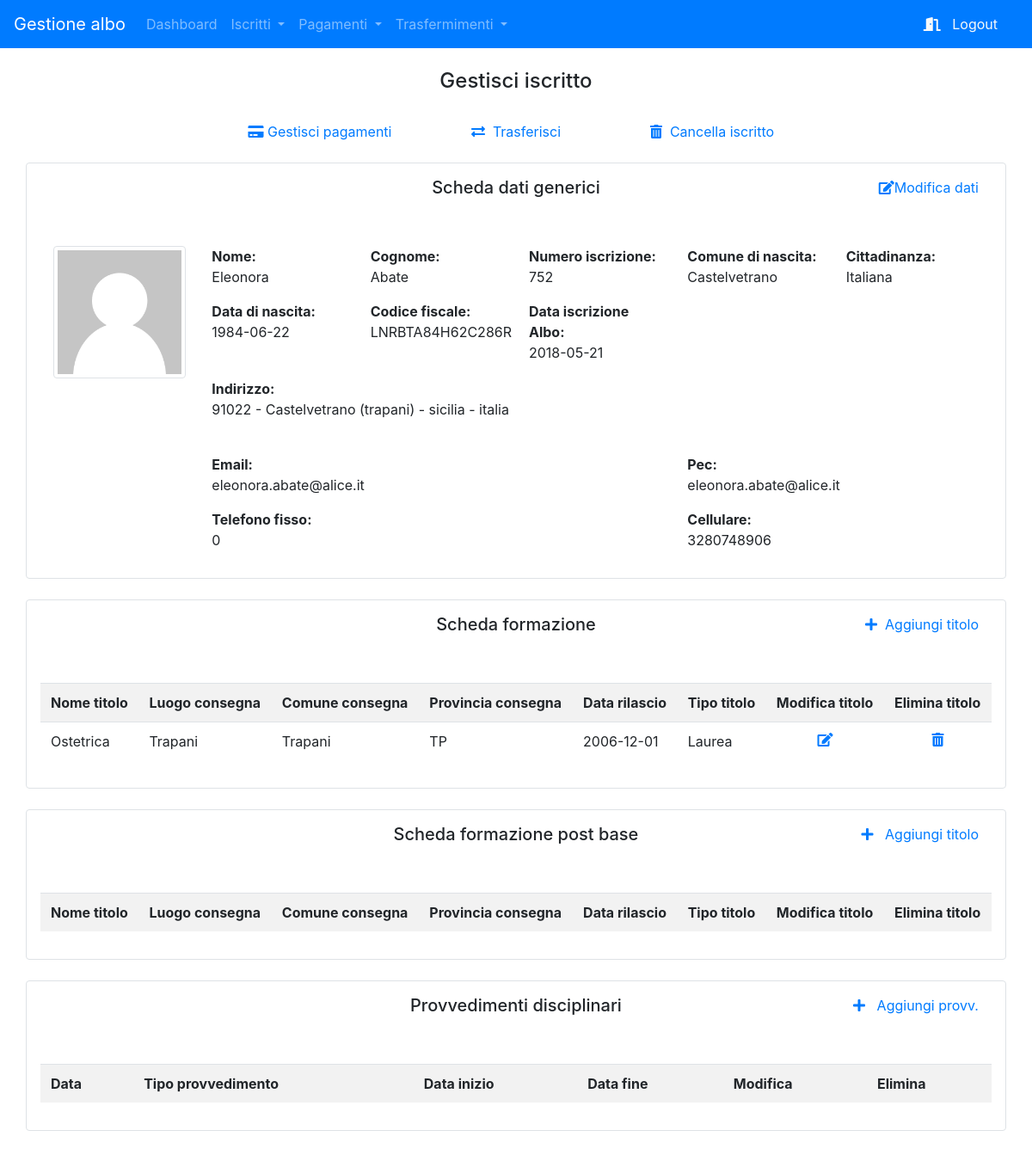
Screenshot of /gestisci_iscritto.php?id=4 (signed in) with the database file from the repository.
### tables this page shows
CREATE TABLE `utenti` (
  `Id` int(11) NOT NULL,
  `Nome` varchar(20) NOT NULL,
  `Cognome` varchar(20) NOT NULL,
  `Data_Nascita` date NOT NULL,
  `Comune_nascita` varchar(300) NOT NULL,
  `Sesso` varchar(12) NOT NULL,
  `Cittadinanza` varchar(300) NOT NULL,
  `Data_iscrizione` date NOT NULL,
  `Data_disiscrizione` date NOT NULL,
  `Nazione` varchar(100) NOT NULL,
  `Regione` varchar(100) NOT NULL,
  `Citta` varchar(100) NOT NULL,
  `Provincia` varchar(100) NOT NULL,
  `Cap` int(5) NOT NULL,
  `Indirizzo` varchar(100) NOT NULL,
  `Tel_Fisso` bigint(20) NOT NULL,
  `Cellulare` bigint(20) NOT NULL,
  `Email` varchar(100) NOT NULL,
  `Cod_Fiscale` varchar(16) NOT NULL,
  `Numero_iscrizione` int(100) NOT NULL,
  `Pec` varchar(400) NOT NULL,
  `Foto` varchar(999) NOT NULL,
  `Attivo` int(11) NOT NULL
);

CREATE TABLE `formazione` (
  `Id` int(11) NOT NULL,
  `Id_utente` int(11) NOT NULL,
  `Data_rilascio` date NOT NULL,
  `Nome_titolo` varchar(109) NOT NULL,
  `Luogo_consegna` varchar(79) NOT NULL,
  `Comune_consegna` varchar(79) NOT NULL,
  `Provincia_consegna` varchar(79) NOT NULL,
  `Tipo_titolo` varchar(30) NOT NULL
);

### gestisci_iscritto.php (the view, shortened to what this page needs)
<html>
	<head>
		<link rel="stylesheet" type="text/css" href="css/style.css">
	</head>
	<body>
		<?php include "testata.php" ?>
		<div class = "container">
			<div class="row">
				<div class="col text-center">
					<br>
					<h4> Gestisci iscritto </h4>
					<br>
				</div>
			</div>
			<?php
				include "db_connessione.php";
				$id = $_GET['id'];
				$sql = "SELECT * FROM utenti WHERE Id = ".$id."";
				$stmt = $dbh -> prepare($sql);
				$stmt -> execute();
				$result = $stmt->fetch(PDO::FETCH_ASSOC);
			?>
			<div class="row text-center">
				<div class="col">
				</div>
				<div class="col">
					<a href="gestione_pagamenti_iscritto.php?id=<?php echo($id); ?>" ><i class="fa fa-credit-card"></i> Gestisci pagamenti</a>
				</div>
				<div class="col">
					<a href="#"  data-toggle="modal" data-target="#trasferisciUtente"><i class="fa fa-exchange-alt"></i>&nbsp Trasferisci</a>
				</div>
				<div class="col">
					<a href="#" data-toggle="modal" data-target="#cancellaUtente" ><i class="fa fa-trash-alt"></i>&nbsp Cancella iscritto</a>
				</div>
				<div class="col">
				</div>
			</div>
			<br>
			<div class="row border rounded p-3">
				<div class="col">
					<div class="row">
						<div class="col-4">
						</div>
						<div class="col-4 text-center">
							<h5>Scheda dati generici </h5>
						</div>
						<div class="col-4 text-right">
							<a href="#" data-toggle="modal" data-target="#modifica_dati"><i class="fa fa-edit"></i>Modifica dati</a>
						</div>
					</div>
					<div class="row">
						<div class="col-2">
							<img src="img/no-picture.png" class="img-thumbnail"> </img>
						</div>
						<div class="col-2">
							<div class="row">
								<div class="col">
									<p> <b>Nome: </br> </b><?php echo($result['Nome']); ?> </p>
								</div>
							</div>
							<div class="row">
								<div class="col">
									<p> <b>Data di nascita:</br> </b> <?php echo($result['Data_Nascita']);?> </p>
								</div>
							</div>
						</div>
						<div class="col-2">
							<div class="row">
								<div class="col">
									<p> <b>Cognome:</br> </b><?php echo($result['Cognome']); ?>  </p>
								</div>
							</div>
							<div class="row">
								<div class="col">
									<p> <b>Codice fiscale: </br></b><?php echo($result['Cod_Fiscale']); ?>  </p>
								</div>
							</div>
						</div>
						<div class ="col-2">
							<div class="row">
								<div class="col">
									<p> <b>Numero iscrizione:</br> </b><?php echo($result['Numero_iscrizione']); ?> </p>
								</div>
							</div>
							<div class="row">
								<div class="col">
									<p> <b>Data iscrizione Albo:<br></b><?php echo($result['Data_iscrizione']); ?>  </p>
								</div>
							</div>
						</div>
						<div class="col-2">
							<div class="row">
								<div class="col">
									<p> <b>Comune di nascita:</br> </b><?php echo($result['Comune_nascita']); ?>  </p>
								</div>
							</div>
						</div>
						<div class="col-2">
							<div class="row">
								<div class="col">
									<p> <b>Cittadinanza:</br> </b><?php echo($result['Cittadinanza']); ?>  </p>
								</div>
							</div>
						</div>
					</div>
					<div class="row">
						<div class="col-2">
						</div>
						<div class="col-10">
							<div class="row">
								<div class="col">
									<p> <b>Indirizzo:</br> </b><?php echo($result['Cap'].' - '.$result['Citta'].' ('.$result['Provincia'].') - '.$result['Regione'].' - '.$result['Nazione']); ?></p>
								</div>
							</div>
						</div>
					</div>
					<div class="row">
						<div class="col-2">
						</div>
						<div class="col-2">
							<div class="row">
								<div class="col">
									<p> <b>Email:</br> </b><?php echo($result['Email']); ?></p>
								</div>
							</div>
							<div class="row">
								<div class="col">
									<p> <b>Telefono fisso:</br> </b><?php echo($result['Tel_Fisso']); ?> </p>
								</div>
							</div>
						</div>
						<div class="col-2">
						</div>
						<div class="col-2">
						</div>
						<div class="col-2">
							<div class="row">
								<div class="col">
									<p> <b>Pec:</br> </b><?php echo($result['Pec']);?></p>
								</div>
							</div>
							<div class="row">
								<div class="col">
									<p> <b>Cellulare:</br> </b><?php echo($result['Cellulare']);?> </p>
								</div>
							</div>
						</div>
						<div class="col-2">
						</div>
					</div>
				</div>
			</div>
			<div class="row border rounded p-3">
				<div class="col">
					<div class="row">
						<div class="col-4">
						</div>
						<div class="col-4 text-center">
							<h5>Scheda formazione </h5>
						</div>
						<div class="col-4 text-right">
							<a href="#" data-toggle="modal" data-target="#aggiungi_fomazione"><i class="fa fa-plus"></i>&nbsp Aggiungi titolo</a>
						</div>
					</div>
					<div class="row">
							<table class="table table-striped">
								<tr>
									<th>
										Nome titolo
									</th>
									<th>
										Luogo consegna
									</th>
									<th>
										Comune consegna
									</th>
									<th>
										Provincia consegna
									</th>
									<th>
										Data rilascio
									</th>
									<th>
										Tipo titolo
									</th>
									<th>
										Modifica titolo
									</th>
									<th>
										Elimina titolo
									</th>
								</tr>
									<?php
										$sql = "SELECT * FROM formazione WHERE Id_utente = ".$id."";
										foreach ($dbh -> query($sql) as $row){
											echo("<tr>
													<td>
														".$row['Nome_titolo']."
													</td>
													<td>
														".$row['Luogo_consegna']."
													</td>
													<td>
														".$row['Comune_consegna']."
													</td>
													<td>
														".$row['Provincia_consegna']."
													</td>
													<td>
														".$row['Data_rilascio']."
													</td>
													<td>
														".$row['Tipo_titolo']."
													</td>
													<td class='text-center'>
														<a href='' data-toggle='modal' data-target='#modificaFormazione".$row['Id']."'>
															<i class='fas fa-edit'> </i>
														</a>
													</td>
													<td class='text-center'>
														<a href='' data-toggle='modal' data-target='#cancellaFormazione".$row['Id']."'>
															<i class='fas fa-trash-alt'> </i>
														</a>
													</td>
												</tr>");
										}
									?>
							</table>
					</div>
				</div>
			</div>
			<br />
			<div class="row border rounded p-3">
				<div class="col">
					<div class="row">
						<div class="col-4">
						</div>
						<div class="col-4 text-center">
							<h5>Scheda formazione post base </h5>
						</div>
						<div class="col-4 text-right">
							<a href="#" data-toggle="modal" data-target="#aggiungi_formazione_post_base" ><i class="fa fa-plus"></i> &nbsp Aggiungi titolo </a>
						</div>
					</div>
					<div class="row">
							<table class="table table-striped">
								<tr>
									<th>
										Nome titolo
									</th>
									<th>
										Luogo consegna
									</th>
									<th>
										Comune consegna
									</th>
									<th>
										Provincia consegna
									</th>
									<th>
										Data rilascio
									</th>
									<th>
										Tipo titolo
									</th>
									<th>
										Modifica titolo
									</th>
									<th>
										Elimina titolo
									</th>
								</tr>
							</table>
					</div>
				</div>
			</div>
			<br />
			<div class="row border rounded p-3">
				<div class="col">
					<div class="row">
						<div class="col-4">
						</div>
						<div class="col-4 text-center">
							<h5>Provvedimenti disciplinari </h5>
						</div>
						<div class="col-4 text-right">
							<a href="#" data-toggle="modal" data-target="#aggiungi_provvedimenti"><i class="fa fa-plus"></i> &nbsp Aggiungi provv.</a>
						</div>
					</div>
					<div class="row">
							<table class="table table-striped">
								<tr>
									<th>
										Data
									</th>
									<th>
										Tipo provvedimento
									</th>
									<th>
										Data inizio
									</th>
									<th>
										Data fine
									</th>
									<th>
										Modifica
									</th>
									<th>
										Elimina
									</th>
								</tr>
							</table>
					</div>
				</div>
			</div>
		</div>
	</body>
</html>

### inclusioni.php (shortened to what this page needs)
<link rel="stylesheet" href="https://maxcdn.bootstrapcdn.com/bootstrap/4.0.0/css/bootstrap.min.css">
<link rel="stylesheet" href="https://use.fontawesome.com/releases/v5.0.13/css/all.css">

### testata.php (shortened to what this page needs)
<?php
	include "inclusioni.php";
?>
<nav class="navbar navbar-expand-lg navbar-dark bg-primary">
  <a class="navbar-brand" href="home.php">Gestione albo</a>
  <div class="collapse navbar-collapse" id="navbarSupportedContent">
    <ul class="navbar-nav mr-auto">
	<li class="nav-item">
		<a class="nav-link" href="home.php">Dashboard </a>
	</li>
     <li class="nav-item dropdown">
        <a class="nav-link dropdown-toggle" href="#" id="navbarDropdown" role="button" data-toggle="dropdown" aria-haspopup="true" aria-expanded="false">
          Iscritti
        </a>
      </li>
	  <li class="nav-item dropdown">
        <a class="nav-link dropdown-toggle" href="#" id="navbarDropdown" role="button" data-toggle="dropdown" aria-haspopup="true" aria-expanded="false">
          Pagamenti
        </a>
      </li>
      <li class="nav-item dropdown">
        <a class="nav-link dropdown-toggle" href="#" id="navbarDropdown" role="button" data-toggle="dropdown" aria-haspopup="true" aria-expanded="false">
          Trasfermimenti
        </a>
      </li>
    </ul>
	<ul class="navbar-nav mr-4 navbar-right">
		<li class="nav-item">
			<a class="text-light" href="logout.php"> <i class="fas fa-door-open"></i> &nbsp Logout </a>
		</li>
	</ul>
  </div>
</nav>

### css/style.css (style rules this page uses)
body { padding-bottom:180px; }

### rows the page displays
utenti: Nome "Eleonora", Data_Nascita "1984-06-22", Cognome "Abate", Cod_Fiscale "LNRBTA84H62C286R", Numero_iscrizione "752", Data_iscrizione "2018-05-21", Comune_nascita "Castelvetrano", Cittadinanza "Italiana", Cap "91022", Citta "Castelvetrano", Provincia "trapani", Regione "sicilia", Nazione "italia", Email "eleonora.abate@alice.it", Tel_Fisso "0", Pec "eleonora.abate@alice.it", Cellulare "3280748906"
formazione: Nome_titolo "Ostetrica", Luogo_consegna "Trapani", Comune_consegna "Trapani", Provincia_consegna "TP", Data_rilascio "2006-12-01", Tipo_titolo "Laurea"
